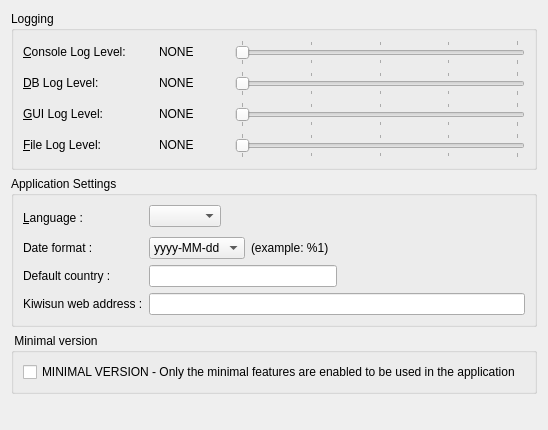
     <widget class="QWidget" name="tab_General">
      <attribute name="title">
       <string>General</string>
      </attribute>
      <layout class="QVBoxLayout" name="verticalLayout_2">
       <item>
        <widget class="QGroupBox" name="grpLogging">
         <property name="sizePolicy">
          <sizepolicy hsizetype="Minimum" vsizetype="Fixed">
           <horstretch>0</horstretch>
           <verstretch>0</verstretch>
          </sizepolicy>
         </property>
         <property name="title">
          <string>Logging</string>
         </property>
         <layout class="QVBoxLayout" name="verticalLayout">
          <item>
           <layout class="QHBoxLayout" name="horizontalLayout">
            <item>
             <widget class="QLabel" name="lblConsoleLogLevel">
              <property name="sizePolicy">
               <sizepolicy hsizetype="Fixed" vsizetype="Fixed">
                <horstretch>0</horstretch>
                <verstretch>0</verstretch>
               </sizepolicy>
              </property>
              <property name="minimumSize">
               <size>
                <width>130</width>
                <height>0</height>
               </size>
              </property>
              <property name="text">
               <string>&amp;Console Log Level:</string>
              </property>
              <property name="textFormat">
               <enum>Qt::AutoText</enum>
              </property>
              <property name="alignment">
               <set>Qt::AlignLeading|Qt::AlignLeft|Qt::AlignVCenter</set>
              </property>
              <property name="textInteractionFlags">
               <set>Qt::LinksAccessibleByMouse</set>
              </property>
              <property name="buddy">
               <cstring>sliConsoleLogLevel</cstring>
              </property>
             </widget>
            </item>
            <item>
             <widget class="QLabel" name="lblConsoleLogLevelValue">
              <property name="sizePolicy">
               <sizepolicy hsizetype="Fixed" vsizetype="Fixed">
                <horstretch>0</horstretch>
                <verstretch>0</verstretch>
               </sizepolicy>
              </property>
              <property name="minimumSize">
               <size>
                <width>70</width>
                <height>0</height>
               </size>
              </property>
              <property name="text">
               <string>NONE</string>
              </property>
             </widget>
            </item>
            <item>
             <widget class="QSlider" name="sliConsoleLogLevel">
              <property name="enabled">
               <bool>false</bool>
              </property>
              <property name="minimum">
               <number>1</number>
              </property>
              <property name="maximum">
               <number>5</number>
              </property>
              <property name="pageStep">
               <number>1</number>
              </property>
              <property name="value">
               <number>1</number>
              </property>
              <property name="orientation">
               <enum>Qt::Horizontal</enum>
              </property>
              <property name="tickPosition">
               <enum>QSlider::TicksBothSides</enum>
              </property>
              <property name="tickInterval">
               <number>1</number>
              </property>
             </widget>
            </item>
           </layout>
          </item>
          <item>
           <layout class="QHBoxLayout" name="horizontalLayout_2">
            <item>
             <widget class="QLabel" name="lblDBLogLevel">
              <property name="sizePolicy">
               <sizepolicy hsizetype="Fixed" vsizetype="Fixed">
                <horstretch>0</horstretch>
                <verstretch>0</verstretch>
               </sizepolicy>
              </property>
              <property name="minimumSize">
               <size>
                <width>130</width>
                <height>0</height>
               </size>
              </property>
              <property name="text">
               <string>&amp;DB Log Level:</string>
              </property>
              <property name="alignment">
               <set>Qt::AlignLeading|Qt::AlignLeft|Qt::AlignVCenter</set>
              </property>
              <property name="buddy">
               <cstring>sliDBLogLevel</cstring>
              </property>
             </widget>
            </item>
            <item>
             <widget class="QLabel" name="lblDBLogLevelValue">
              <property name="sizePolicy">
               <sizepolicy hsizetype="Fixed" vsizetype="Fixed">
                <horstretch>0</horstretch>
                <verstretch>0</verstretch>
               </sizepolicy>
              </property>
              <property name="minimumSize">
               <size>
                <width>70</width>
                <height>0</height>
               </size>
              </property>
              <property name="text">
               <string>NONE</string>
              </property>
             </widget>
            </item>
            <item>
             <widget class="QSlider" name="sliDBLogLevel">
              <property name="enabled">
               <bool>false</bool>
              </property>
              <property name="minimum">
               <number>1</number>
              </property>
              <property name="maximum">
               <number>5</number>
              </property>
              <property name="pageStep">
               <number>1</number>
              </property>
              <property name="value">
               <number>1</number>
              </property>
              <property name="orientation">
               <enum>Qt::Horizontal</enum>
              </property>
              <property name="tickPosition">
               <enum>QSlider::TicksBothSides</enum>
              </property>
              <property name="tickInterval">
               <number>1</number>
              </property>
             </widget>
            </item>
           </layout>
          </item>
          <item>
           <layout class="QHBoxLayout" name="horizontalLayout_4">
            <item>
             <widget class="QLabel" name="lblGUILogLevel">
              <property name="sizePolicy">
               <sizepolicy hsizetype="Fixed" vsizetype="Fixed">
                <horstretch>0</horstretch>
                <verstretch>0</verstretch>
               </sizepolicy>
              </property>
              <property name="minimumSize">
               <size>
                <width>130</width>
                <height>0</height>
               </size>
              </property>
              <property name="text">
               <string>&amp;GUI Log Level:</string>
              </property>
              <property name="alignment">
               <set>Qt::AlignLeading|Qt::AlignLeft|Qt::AlignVCenter</set>
              </property>
              <property name="buddy">
               <cstring>sliGUILogLevel</cstring>
              </property>
             </widget>
            </item>
            <item>
             <widget class="QLabel" name="lblGUILogLevelValue">
              <property name="sizePolicy">
               <sizepolicy hsizetype="Fixed" vsizetype="Fixed">
                <horstretch>0</horstretch>
                <verstretch>0</verstretch>
               </sizepolicy>
              </property>
              <property name="minimumSize">
               <size>
                <width>70</width>
                <height>0</height>
               </size>
              </property>
              <property name="text">
               <string>NONE</string>
              </property>
             </widget>
            </item>
            <item>
             <widget class="QSlider" name="sliGUILogLevel">
              <property name="enabled">
               <bool>true</bool>
              </property>
              <property name="minimum">
               <number>1</number>
              </property>
              <property name="maximum">
               <number>5</number>
              </property>
              <property name="pageStep">
               <number>1</number>
              </property>
              <property name="value">
               <number>1</number>
              </property>
              <property name="orientation">
               <enum>Qt::Horizontal</enum>
              </property>
              <property name="tickPosition">
               <enum>QSlider::TicksBothSides</enum>
              </property>
              <property name="tickInterval">
               <number>1</number>
              </property>
             </widget>
            </item>
           </layout>
          </item>
          <item>
           <layout class="QHBoxLayout" name="horizontalLayout_10">
            <item>
             <widget class="QLabel" name="lblFileLogLevel">
              <property name="sizePolicy">
               <sizepolicy hsizetype="Fixed" vsizetype="Fixed">
                <horstretch>0</horstretch>
                <verstretch>0</verstretch>
               </sizepolicy>
              </property>
              <property name="minimumSize">
               <size>
                <width>130</width>
                <height>0</height>
               </size>
              </property>
              <property name="text">
               <string>&amp;File Log Level:</string>
              </property>
              <property name="alignment">
               <set>Qt::AlignLeading|Qt::AlignLeft|Qt::AlignVCenter</set>
              </property>
              <property name="buddy">
               <cstring>sliGUILogLevel</cstring>
              </property>
             </widget>
            </item>
            <item>
             <widget class="QLabel" name="lblFileLogLevelValue">
              <property name="sizePolicy">
               <sizepolicy hsizetype="Fixed" vsizetype="Fixed">
                <horstretch>0</horstretch>
                <verstretch>0</verstretch>
               </sizepolicy>
              </property>
              <property name="minimumSize">
               <size>
                <width>70</width>
                <height>0</height>
               </size>
              </property>
              <property name="text">
               <string>NONE</string>
              </property>
             </widget>
            </item>
            <item>
             <widget class="QSlider" name="sliFileLogLevel">
              <property name="minimum">
               <number>1</number>
              </property>
              <property name="maximum">
               <number>5</number>
              </property>
              <property name="pageStep">
               <number>1</number>
              </property>
              <property name="value">
               <number>1</number>
              </property>
              <property name="orientation">
               <enum>Qt::Horizontal</enum>
              </property>
              <property name="tickPosition">
               <enum>QSlider::TicksBothSides</enum>
              </property>
              <property name="tickInterval">
               <number>1</number>
              </property>
             </widget>
            </item>
           </layout>
          </item>
         </layout>
        </widget>
       </item>
       <item>
        <widget class="QGroupBox" name="grpAppSettings">
         <property name="title">
          <string>Application Settings</string>
         </property>
         <layout class="QFormLayout" name="formLayout">
          <item row="0" column="0">
           <widget class="QLabel" name="lblAppLang">
            <property name="minimumSize">
             <size>
              <width>0</width>
              <height>26</height>
             </size>
            </property>
            <property name="text">
             <string>&amp;Language :</string>
            </property>
            <property name="buddy">
             <cstring>cmbAppLang</cstring>
            </property>
           </widget>
          </item>
          <item row="0" column="1">
           <layout class="QHBoxLayout" name="horizontalLayout_16">
            <item>
             <widget class="QComboBox" name="cmbAppLang">
              <property name="insertPolicy">
               <enum>QComboBox::InsertAlphabetically</enum>
              </property>
             </widget>
            </item>
            <item>
             <spacer name="horizontalSpacer_10">
              <property name="orientation">
               <enum>Qt::Horizontal</enum>
              </property>
              <property name="sizeHint" stdset="0">
               <size>
                <width>40</width>
                <height>20</height>
               </size>
              </property>
             </spacer>
            </item>
           </layout>
          </item>
          <item row="1" column="0">
           <widget class="QLabel" name="lblDateFormat">
            <property name="text">
             <string>Date format :</string>
            </property>
           </widget>
          </item>
          <item row="1" column="1">
           <layout class="QHBoxLayout" name="horizontalLayout_28">
            <item>
             <widget class="QComboBox" name="cmbDateFormat">
              <item>
               <property name="text">
                <string>yyyy-MM-dd</string>
               </property>
              </item>
              <item>
               <property name="text">
                <string>MM-dd-yyyy</string>
               </property>
              </item>
              <item>
               <property name="text">
                <string>dd-MM-yyyy</string>
               </property>
              </item>
             </widget>
            </item>
            <item>
             <widget class="QLabel" name="lblDateFormatExample">
              <property name="text">
               <string>(example: %1)</string>
              </property>
             </widget>
            </item>
            <item>
             <spacer name="horizontalSpacer_22">
              <property name="orientation">
               <enum>Qt::Horizontal</enum>
              </property>
              <property name="sizeHint" stdset="0">
               <size>
                <width>40</width>
                <height>20</height>
               </size>
              </property>
             </spacer>
            </item>
           </layout>
          </item>
          <item row="2" column="0">
           <widget class="QLabel" name="lblDefaultCountry">
            <property name="text">
             <string>Default country : </string>
            </property>
           </widget>
          </item>
          <item row="2" column="1">
           <layout class="QHBoxLayout" name="horizontalLayout_15">
            <item>
             <widget class="QLineEdit" name="ledDefaultCountry">
              <property name="minimumSize">
               <size>
                <width>180</width>
                <height>0</height>
               </size>
              </property>
             </widget>
            </item>
            <item>
             <spacer name="horizontalSpacer_11">
              <property name="orientation">
               <enum>Qt::Horizontal</enum>
              </property>
              <property name="sizeHint" stdset="0">
               <size>
                <width>40</width>
                <height>20</height>
               </size>
              </property>
             </spacer>
            </item>
           </layout>
          </item>
          <item row="3" column="0">
           <widget class="QLabel" name="lblAboutLink">
            <property name="text">
             <string>Kiwisun web address :</string>
            </property>
           </widget>
          </item>
          <item row="3" column="1">
           <widget class="QLineEdit" name="ledAboutLink"/>
          </item>
         </layout>
        </widget>
       </item>
       <item>
        <widget class="QGroupBox" name="gbFapad">
         <property name="title">
          <string> Minimal version </string>
         </property>
         <layout class="QVBoxLayout" name="verticalLayout_23">
          <item>
           <widget class="QCheckBox" name="chkFapad">
            <property name="text">
             <string>MINIMAL VERSION - Only the minimal features are enabled to be used in the application </string>
            </property>
           </widget>
          </item>
         </layout>
        </widget>
       </item>
       <item>
        <spacer name="spcSpacer">
         <property name="orientation">
          <enum>Qt::Vertical</enum>
         </property>
         <property name="sizeHint" stdset="0">
          <size>
           <width>20</width>
           <height>25</height>
          </size>
         </property>
        </spacer>
       </item>
      </layout>
     </widget>
